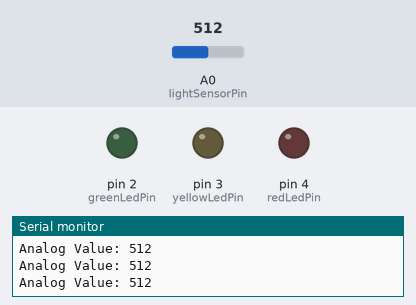
A sketch run on a simulated Arduino Uno, built with avr-gcc and run on an emulated ATmega328P. On the bench: output pins drawn as LEDs (lit = HIGH), the last lines printed to the serial monitor. The test bench sets the inputs (shaded band); at power-on: A0 (lightSensorPin) = 512.

Above: at 1.3 s.
1.4 s: A0 (lightSensorPin) set to 310
2.9 s: A0 (lightSensorPin) set to 284
At 3.7 s:
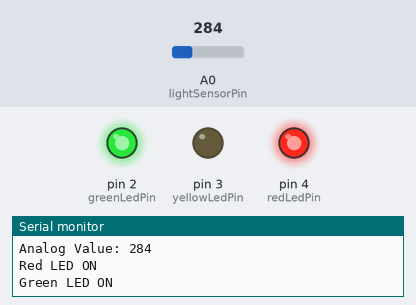
4.5 s: A0 (lightSensorPin) set to 306
At 4.9 s:
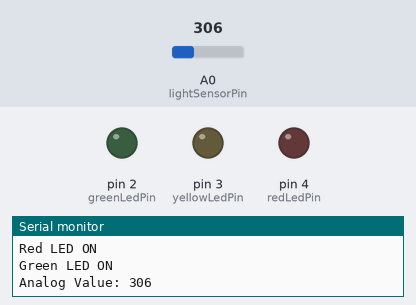
6.0 s: A0 (lightSensorPin) set to 290
At 7.3 s:
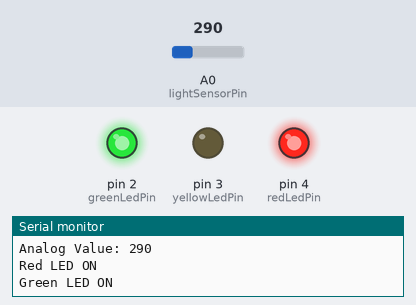
Timing chart, 0 to 8.5 s (numbered marks = the images above; inputs shaded):
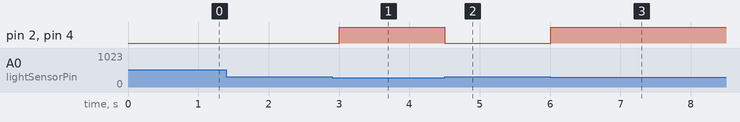

The sketch:

autolight.ino
```cpp
// Defines pins for LEDs
const int greenLedPin = 2;
const int yellowLedPin = 3;
const int redLedPin = 4;

// Defines pin for light sensor
const int lightSensorPin = A0; // Light Sensor Pin
int analogValue = 0;

void setup() {
  pinMode(greenLedPin, OUTPUT);
  pinMode(yellowLedPin, OUTPUT);
  pinMode(redLedPin, OUTPUT);

  Serial.begin(9600);  // Initialize the serial communication at 9600 baud rate
}

void loop() {
  analogValue = analogRead(lightSensorPin);

  // Print the analog value to the Serial Monitor
  Serial.print("Analog Value: ");
  Serial.println(analogValue);

  if (analogValue < 300) { // Adjusted threshold to 300 as per main code
    digitalWrite(redLedPin, HIGH);
    Serial.println("Red LED ON");
    digitalWrite(greenLedPin, HIGH);
    Serial.println("Green LED ON");
  } else {
    digitalWrite(greenLedPin, LOW);
    digitalWrite(yellowLedPin, LOW);
    digitalWrite(redLedPin, LOW);
  }

  delay(500); // Add a delay for stability
}
```

Measured:
- the behaviour switches between 300 and 299 on A0 (lightSensorPin) (found by bisection; images 0 and 1)
- after the input at 2.9 s, pin 2 (greenLedPin), pin 4 (redLedPin): LOW → HIGH after 0.10 s
- after the input at 4.5 s, pin 2 (greenLedPin), pin 4 (redLedPin): HIGH → LOW at once
- after the input at 6.0 s, pin 2 (greenLedPin), pin 4 (redLedPin): LOW → HIGH at once
